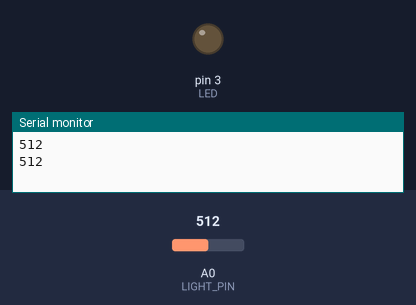
Simulated run of this sketch. Board: Arduino Uno, built with avr-gcc and run on an emulated ATmega328P. On the bench: output pins drawn as LEDs (lit = HIGH), the last lines printed to the serial monitor. The test bench sets the inputs (shaded band); at power-on: A0 (LIGHT_PIN) = 512.

Above: at 1.8 s.
1.9 s: A0 (LIGHT_PIN) set to 412
4.2 s: A0 (LIGHT_PIN) set to 386
At 7.2 s:
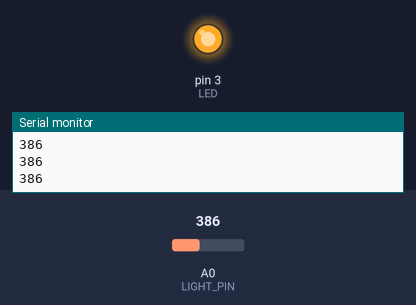
7.5 s: A0 (LIGHT_PIN) set to 410
At 9.7 s:
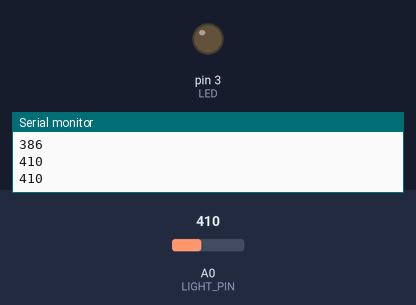
10.5 s: A0 (LIGHT_PIN) set to 390
At 13.2 s:
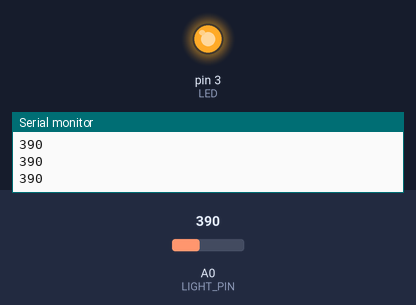
Timing chart, 0 to 14.5 s (numbered marks = the images above; inputs shaded):
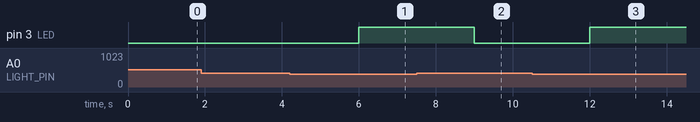

The sketch:

cds_and_led.ino
```cpp
#define LIGHT_PIN A0
#define LED 3

void setup()
{
  Serial.begin(9600);
  pinMode(LED, OUTPUT);
}
void loop()
{
  int val = 0;
  val = analogRead(LIGHT_PIN);
  Serial.println(val);
  delay(1000);

  if(val>400){
    digitalWrite(LED, LOW);
  }else{
    digitalWrite(LED, HIGH);
  }
}
```

Measured:
- the behaviour switches between 401 and 400 on A0 (LIGHT_PIN) (found by bisection; images 0 and 1)
- after the input at 4.2 s, pin 3 (LED): LOW → HIGH after 1.8 s
- after the input at 7.5 s, pin 3 (LED): HIGH → LOW after 1.5 s
- after the input at 10.5 s, pin 3 (LED): LOW → HIGH after 1.5 s
